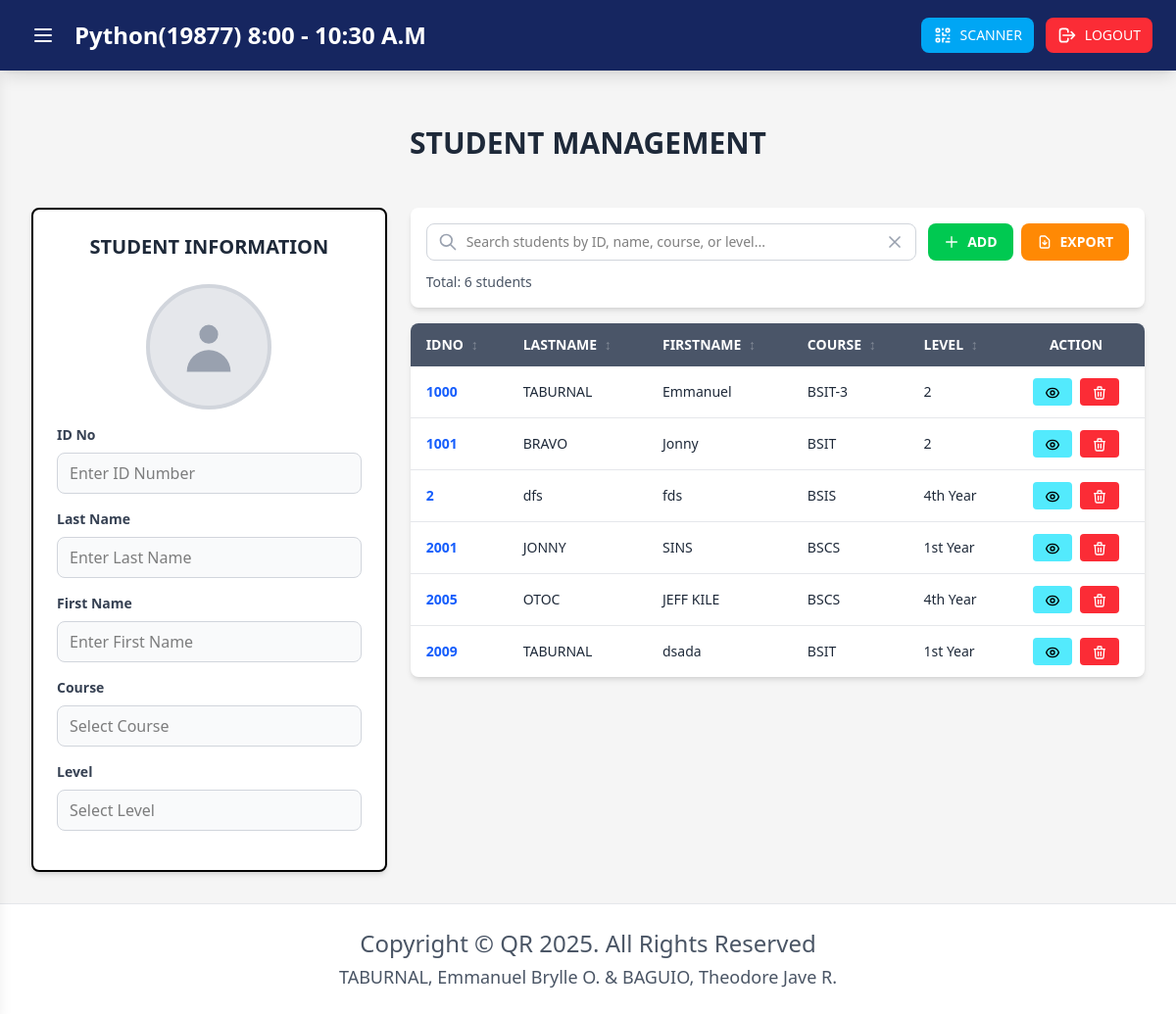
The app's page /student-management (signed in) with its own data.
### tables this page shows
CREATE TABLE student_account(
id INTEGER PRIMARY KEY AUTOINCREMENT,
idno VARCHAR(10) UNIQUE NOT NULL,
Lastname VARCHAR(50) NOT NULL,
Firstname VARCHAR(50) NOT NULL,
course VARCHAR(10) NOT NULL,
level VARCHAR(5) NOT NULL, 
image VARCHAR(25));

### app.py (the view)
@app.route('/student-management')
@login_required
def student_management():
    students = db_helper.get_all()
    return render_template('dashboard/Student_mngt.html', students=students)

### app.py (called while the page is built)
def login_required(f):
    @wraps(f)
    def decorated_function(*args, **kwargs):
        if 'user_id' not in session:
            flash('Please login to access this page', 'error')
            return redirect(url_for('login'))
        return f(*args, **kwargs)
    return decorated_function

### db_helper.py (called while the page is built)
def getprocessor():
    conn = connect(database)
    conn.row_factory = Row
    return conn

def get_all():
    conn = getprocessor()
    cursor = conn.cursor()
    cursor.execute("SELECT * FROM student_account")
    rows = cursor.fetchall()
    conn.close()
    return rows

### templates/dashboard/Student_mngt.html (shortened to what this page needs)
{% extends "dashboard/dashboard.html" %}
{% block StudentManagementContent %}
<main class="flex-1 overflow-y-auto p-3 sm:p-4 md:p-6 lg:p-8 w-full">
    <div class="max-w-7xl mx-auto">
        <div class="p-4 sm:p-6 mb-4 sm:mb-6">
            <h2 class="text-xl sm:text-2xl md:text-3xl font-bold text-gray-800 text-center">STUDENT MANAGEMENT</h2>
        </div>
        <div class="grid grid-cols-1 lg:grid-cols-3 gap-4 sm:gap-6">
            <div class="lg:col-span-1">
                <div class="bg-white divide-gray-400 border-2 rounded-lg shadow-md p-4 sm:p-6">
                    <h3 class="text-lg sm:text-xl font-bold text-gray-800 text-center mb-4 sm:mb-6">STUDENT
                        INFORMATION</h3>
                    <form id="studentViewForm" class="space-y-3 sm:space-y-4">
                        <div class="flex flex-col items-center mb-4">
                            <div id="imagePreview"
                                class="w-24 h-24 sm:w-32 sm:h-32 rounded-full bg-gray-200 flex items-center justify-center overflow-hidden border-4 border-gray-300">
                                <svg id="imagePlaceholder" class="w-12 h-12 sm:w-16 sm:h-16 text-gray-400"
                                    fill="currentColor" viewBox="0 0 20 20">
                                    <path fill-rule="evenodd" d="M10 9a3 3 0 100-6 3 3 0 000 6zm-7 9a7 7 0 1114 0H3z"
                                        clip-rule="evenodd" />
                                </svg>
                            </div>
                        </div>
                        <div>
                            <label class="block text-xs sm:text-sm font-semibold text-gray-700 mb-2">ID No</label>
                            <input type="text" id="idNo" placeholder="Enter ID Number" readonly
                                class="w-full px-3 py-2 text-sm sm:text-base border border-gray-300 rounded-lg bg-gray-50 cursor-not-allowed">
                        </div>
                        <div>
                            <label class="block text-xs sm:text-sm font-semibold text-gray-700 mb-2">Last Name</label>
                            <input type="text" id="lastName" placeholder="Enter Last Name" readonly
                                class="w-full px-3 py-2 text-sm sm:text-base border border-gray-300 rounded-lg bg-gray-50 cursor-not-allowed">
                        </div>
                        <div>
                            <label class="block text-xs sm:text-sm font-semibold text-gray-700 mb-2">First Name</label>
                            <input type="text" id="firstName" placeholder="Enter First Name" readonly
                                class="w-full px-3 py-2 text-sm sm:text-base border border-gray-300 rounded-lg bg-gray-50 cursor-not-allowed">
                        </div>
                        <div>
                            <label class="block text-xs sm:text-sm font-semibold text-gray-700 mb-2">Course</label>
                            <input type="text" id="course" placeholder="Select Course" readonly
                                class="w-full px-3 py-2 text-sm sm:text-base border border-gray-300 rounded-lg bg-gray-50 cursor-not-allowed">
                        </div>
                        <div>
                            <label class="block text-xs sm:text-sm font-semibold text-gray-700 mb-2">Level</label>
                            <input type="text" id="level" placeholder="Select Level" readonly
                                class="w-full px-3 py-2 text-sm sm:text-base border border-gray-300 rounded-lg bg-gray-50 cursor-not-allowed">
                        </div>
                    </form>
                </div>
            </div>
            <div class="lg:col-span-2">
                <div>
                    <div class="bg-white rounded-lg shadow-md p-4 mb-4">
                        <div class="flex flex-col sm:flex-row gap-3">
                            <div class="flex-1 relative">
                                <input type="text" id="studentSearch"
                                    placeholder="Search students by ID, name, course, or level..."
                                    class="w-full px-4 py-2 pl-10 pr-10 border border-gray-300 rounded-lg focus:ring-2 focus:ring-blue-500 focus:border-transparent text-sm">
                                <svg class="w-5 h-5 text-gray-400 absolute left-3 top-1/2 transform -translate-y-1/2"
                                    fill="none" stroke="currentColor" viewBox="0 0 24 24">
                                    <path stroke-linecap="round" stroke-linejoin="round" stroke-width="2"
                                        d="M21 21l-6-6m2-5a7 7 0 11-14 0 7 7 0 0114 0z" />
                                </svg>
                                <button onclick="clearSearch()"
                                    class="absolute right-3 top-1/2 transform -translate-y-1/2 text-gray-400 hover:text-gray-600"
                                    title="Clear search">
                                    <svg class="w-5 h-5" fill="none" stroke="currentColor" viewBox="0 0 24 24">
                                        <path stroke-linecap="round" stroke-linejoin="round" stroke-width="2"
                                            d="M6 18L18 6M6 6l12 12" />
                                    </svg>
                                </button>
                            </div>
                            <div class="flex gap-2">
                                <button onclick="window.location.href='{{ url_for('student') }}'"
                                    class="bg-green-500 hover:bg-green-600 text-white font-bold py-2 px-4 rounded-lg transition text-xs sm:text-sm flex items-center gap-2 whitespace-nowrap">
                                    <svg class="w-4 h-4" fill="none" stroke="currentColor" viewBox="0 0 24 24">
                                        <path stroke-linecap="round" stroke-linejoin="round" stroke-width="2"
                                            d="M12 4v16m8-8H4" />
                                    </svg>
                                    ADD
                                </button>
                                <button onclick="exportFilteredStudents()"
                                    class="bg-orange-400 hover:bg-orange-500 text-white font-bold py-2 px-4 rounded-lg transition text-xs sm:text-sm flex items-center gap-2 whitespace-nowrap"
                                    title="Export to CSV">
                                    <svg class="w-4 h-4" fill="none" stroke="currentColor" viewBox="0 0 24 24">
                                        <path stroke-linecap="round" stroke-linejoin="round" stroke-width="2"
                                            d="M12 10v6m0 0l-3-3m3 3l3-3m2 8H7a2 2 0 01-2-2V5a2 2 0 012-2h5.586a1 1 0 01.707.293l5.414 5.414a1 1 0 01.293.707V19a2 2 0 01-2 2z" />
                                    </svg>
                                    EXPORT
                                </button>
                            </div>
                        </div>
                        <div class="mt-3 text-sm text-gray-600">
                            <span id="resultCount">Total: {{ students|length }} students</span>
                        </div>
                    </div>
                    <div class="bg-white rounded-lg shadow-md overflow-hidden">
                        <div class="overflow-x-auto">
                            <table class="w-full min-w-[600px]">
                                <thead class="bg-[#4a5568] text-white">
                                    <tr>
                                        <th class="px-3 sm:px-4 py-3 text-left text-xs sm:text-sm font-semibold">
                                            IDNO
                                        </th>
                                        <th class="px-3 sm:px-4 py-3 text-left text-xs sm:text-sm font-semibold">
                                            LASTNAME
                                        </th>
                                        <th class="px-3 sm:px-4 py-3 text-left text-xs sm:text-sm font-semibold">
                                            FIRSTNAME
                                        </th>
                                        <th class="px-3 sm:px-4 py-3 text-left text-xs sm:text-sm font-semibold">
                                            COURSE
                                        </th>
                                        <th class="px-3 sm:px-4 py-3 text-left text-xs sm:text-sm font-semibold">
                                            LEVEL
                                        </th>
                                        <th class="px-3 sm:px-4 py-3 text-center text-xs sm:text-sm font-semibold">
                                            ACTION
                                        </th>
                                    </tr>
                                </thead>
                                <tbody id="studentTableBody" class="divide-y divide-gray-200">
                                    {% if students %}
                                    {% for student in students %}
                                    <tr class="hover:bg-gray-50">
                                        <td class="px-3 sm:px-4 py-3 text-xs sm:text-sm text-blue-600 font-semibold">
                                            {{ student.idno }}
                                        </td>
                                        <td class="px-3 sm:px-4 py-3 text-xs sm:text-sm text-gray-800">
                                            {{ student.Lastname }}
                                        </td>
                                        <td class="px-3 sm:px-4 py-3 text-xs sm:text-sm text-gray-800">
                                            {{ student.Firstname }}
                                        </td>
                                        <td class="px-3 sm:px-4 py-3 text-xs sm:text-sm text-gray-800">
                                            {{ student.course }}
                                        </td>
                                        <td class="px-3 sm:px-4 py-3 text-xs sm:text-sm text-gray-800">
                                            {{ student.level }}
                                        </td>
                                        <td class="px-3 sm:px-4 py-3">
                                            <div class="flex justify-center gap-1 sm:gap-2">
                                                <button onclick="viewStudentInForm('{{ student.idno }}')"
                                                    class="bg-cyan-300 hover:bg-cyan-400 text-black px-2 sm:px-3 py-1 rounded text-xs sm:text-sm font-medium transition"
                                                    title="View Student">
                                                </button>
                                                <button
                                                    onclick="deleteStudent('{{ student.idno }}', '{{ student.Firstname }} {{ student.Lastname }}')"
                                                    class="bg-red-500 hover:bg-red-600 text-white px-2 sm:px-3 py-1 rounded text-xs sm:text-sm font-medium transition"
                                                    title="Delete Student">
                                                    <svg class="w-4 h-4 inline" fill="none" stroke="currentColor"
                                                        viewBox="0 0 24 24">
                                                        <path stroke-linecap="round" stroke-linejoin="round"
                                                            stroke-width="2"
                                                            d="M19 7l-.867 12.142A2 2 0 0116.138 21H7.862a2 2 0 01-1.995-1.858L5 7m5 4v6m4-6v6m1-10V4a1 1 0 00-1-1h-4a1 1 0 00-1 1v3M4 7h16" />
                                                    </svg>
                                                </button>
                                            </div>
                                        </td>
                                    </tr>
                                    {% endfor %}
                                    {% else %}
                                    <tr>
                                        <td colspan="6" class="px-4 py-8 text-center text-gray-500">
                                            No students found. Add a student to get started.
                                        </td>
                                    </tr>
                                    {% endif %}
                                </tbody>
                            </table>
                        </div>
                    </div>
                </div>
            </div>
        </div>
    </div>
</main>
{% endblock %}

### templates/dashboard/dashboard.html (shortened to what this page needs)
<!doctype html>
<html class="h-full">
<head>
    <link rel="stylesheet" href="{{ url_for('static', filename='css/output.css') }}">
</head>
<body class="bg-[#f5f5f5] min-h-screen flex flex-col">
    <header class="bg-[#162660] shadow-lg sticky top-0 w-full z-50">
        <div class="flex justify-between items-center py-3 px-3 sm:py-4 sm:px-6">
            <div class="flex items-center gap-2 sm:gap-3 flex-1 min-w-0">
                <button id="menuBtn" class="text-white hover:bg-blue-800 p-2 rounded-lg shrink-0 transition">
                    <svg class="w-5 h-5 sm:w-6 sm:h-6" fill="none" stroke="currentColor" viewBox="0 0 24 24">
                        <path stroke-linecap="round" stroke-linejoin="round" stroke-width="2"
                            d="M4 6h16M4 12h16M4 18h16" />
                    </svg>
                </button>
                <h1 class="text-sm sm:text-lg md:text-2xl font-bold text-white truncate">
                    Python(19877) 8:00 - 10:30 A.M
                </h1>
            </div>
            <div class="flex gap-2 sm:gap-3">
                <button type="button" onclick="window.location.href='/'"
                    class="rounded-lg bg-sky-500 hover:bg-sky-600 text-white px-3 py-2 text-xs sm:text-sm font-medium flex items-center gap-1 sm:gap-2 transition">
                    <span>SCANNER</span>
                </button>
                <button type="button" onclick="window.location.href='/logout'"
                    class="rounded-lg bg-red-500 hover:bg-red-600 text-white px-3 py-2 text-xs sm:text-sm font-medium flex items-center gap-1 sm:gap-2 transition">
                    <svg class="w-4 h-4 sm:w-5 sm:h-5" fill="none" stroke="currentColor" viewBox="0 0 24 24">
                        <path stroke-linecap="round" stroke-linejoin="round" stroke-width="2"
                            d="M17 16l4-4m0 0l-4-4m4 4H7m6 4v1a3 3 0 01-3 3H6a3 3 0 01-3-3V7a3 3 0 013-3h4a3 3 0 013 3v1" />
                    </svg>
                    <span>LOGOUT</span>
                </button>
            </div>
        </div>
    </header>
    <div class="flex flex-1 overflow-hidden relative">
        <div class="flex-1 overflow-y-auto">
            {% block StudentManagementContent %}{% endblock %}
        </div>
    </div>
    <footer class="bg-white shadow-lg border-t border-gray-200 mt-auto py-4 sm:py-6">
        <div class="text-center text-base sm:text-lg lg:text-2xl text-gray-600 font-medium px-4">
            <p class="mb-1">Copyright &copy; QR 2025. All Rights Reserved</p>
            <p class="text-sm sm:text-base lg:text-lg">TABURNAL, Emmanuel Brylle O. & BAGUIO, Theodore Jave R.</p>
        </div>
    </footer>
</body>
</html>

### records on screen
student_account: idno "1000", Lastname "TABURNAL", Firstname "Emmanuel", course "BSIT-3", level "2"
student_account: idno "1001", Lastname "BRAVO", Firstname "Jonny", course "BSIT", level "2"
student_account: idno "2", Lastname "dfs", Firstname "fds", course "BSIS", level "4th Year"
student_account: idno "2001", Lastname "JONNY", Firstname "SINS", course "BSCS", level "1st Year"
student_account: idno "2009", Lastname "TABURNAL", Firstname "dsada", course "BSIT", level "1st Year"
student_account: idno "2005", Lastname "OTOC", Firstname "JEFF KILE", course "BSCS", level "4th Year"
